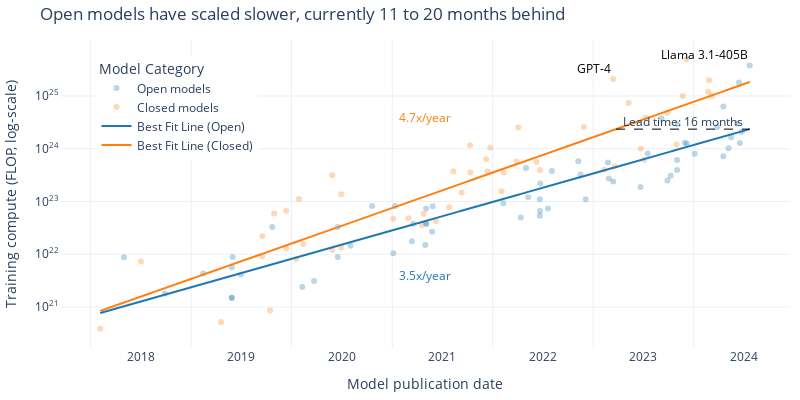

The notebook cell this image was saved under:
### Markdown cell above
## Plot predictions

### Code cell
# Graph of the different model fits using plotly

model = 'simple'  # ['simple', 'kinked']
colors = {'open': '#1f77b4', 'closed': '#ff7f0e'}  # Using default plotly colors

# Parameters for the simple model
kink_count = 0
same_intercepts = (False,)
same_slopes = (False,)

def plot_model(df, model_type, kink_count=1, verbose=False):
    if model_type == 'simple':
        fit_result = fit_n_phase_exponential(df, 0, same_intercepts, same_slopes)
    else:
        fit_result = fit_n_phase_exponential(df, kink_count, allow_discontinuities, same_intercepts, same_slopes)

    df_open = df[df['category'] == 'Open']
    df_closed = df[df['category'] == 'Closed']

    fig = go.Figure()

    # Plot the original data points
    fig.add_trace(go.Scatter(
        x=df_open['date'], y=df_open['log_flop'],
        mode='markers', name='Open models',
        marker=dict(color=colors['open'], opacity=0.3)
    ))
    fig.add_trace(go.Scatter(
        x=df_closed['date'], y=df_closed['log_flop'],
        mode='markers', name='Closed models',
        marker=dict(color=colors['closed'], opacity=0.3)
    ))

    # Plot the fit lines
    date_grid = pd.date_range(start=df['date'].min(), end=df['date'].max(), freq='D')
    log_flop_open = fit_result.predict(pd.Series(date_grid), pd.Series(['Open'] * len(date_grid)))
    log_flop_closed = fit_result.predict(pd.Series(date_grid), pd.Series(['Closed'] * len(date_grid)))
    
    fig.add_trace(go.Scatter(
        x=date_grid, y=log_flop_open,
        mode='lines', name='Best Fit Line (Open)',
        line=dict(color=colors['open'])
    ))
    fig.add_trace(go.Scatter(
        x=date_grid, y=log_flop_closed,
        mode='lines', name='Best Fit Line (Closed)',
        line=dict(color=colors['closed'])
    ))

    # Add slope labels
    points = [df['date'].min()] + fit_result.break_points_dt + [df['date'].max()]
    for i in range(len(points) - 1):
        for category in ['open', 'closed']:
            mid = points[i] + (points[i+1] - points[i]) / 2
            y = fit_result.predict(pd.Series([mid]), pd.Series([category]))[0]
            fig.add_annotation(
                x=mid, y=y + 1.5 * (1 if category == 'closed' else -1),
                text=f'{10**fit_result.oom_year_slopes[category][i]:0.1f}x/year',
                showarrow=False,
                font=dict(size=12, color=colors[category])
            )

    # Plot horizontal line segment showing the lead time
    lead_time_years = calculate_lead_time(df, fit_result)
    end_date = df['date'].max()
    start_date = end_date - pd.DateOffset(days=int(lead_time_years * 365.25))
    y_value = fit_result.predict(pd.Series([end_date]), pd.Series(['Open']))[0]
    fig.add_shape(
        type="line",
        x0=start_date, y0=y_value, x1=end_date, y1=y_value,
        line=dict(color="black", width=1, dash="dash")
    )
    fig.add_annotation(
        x=(start_date + (end_date - start_date) * 0.5), y=y_value+0.15,
        text=f'Lead time: {lead_time_years*12:.0f} months',
        showarrow=False,
    )

    # Annotate some key models with text
    key_models = ['GPT-4', 'Llama 3.1-405B']
    for model_name in key_models:
        model_row = df_filtered[df_filtered['System'] == model_name]
        fig.add_annotation(
            x=model_row['date'].iloc[0], y=model_row['log_flop'].iloc[0],
            text=model_name,
            showarrow=False,
            font=dict(size=12, color='black'),
            xanchor='right', yanchor='bottom'
        )

    # Update layout
    fig.update_layout(
        template='plotly_white',
        width=800,
        height=400,
        title='Compute trends for open and closed models',
        xaxis_title='Model publication date',
        yaxis_title='Training compute (FLOP, log-scale)',
        legend_title='Model Category',
        legend=dict(
            x=0.05,
            y=0.95
        ),
        margin=dict(l=10, r=10, t=40, b=10),
        xaxis=dict(
            tickformat='%Y',
            dtick='M12',
        ),
        yaxis=dict(
            tickmode='array',
            tickvals=list(range(int(df['log_flop'].min()), int(df['log_flop'].max())+1)),
            ticktext=[f'10<sup>{i}</sup>' for i in range(int(df['log_flop'].min()), int(df['log_flop'].max())+1)]
        )
    )

    fname = f'compute_regression_{model_selection}_frontier={frontier_selection}_top{top_n}_cutoff={cutoff_date}_{model_type}_kinks={kink_count}'
    # save_plot(fig, results_dir, fname)

    fig.show()

plot_model(df_filtered, model, kink_count, verbose=False)

### Figure 1 — Plotly figure (JSON) as saved in the notebook; plotly's stock layout.template omitted (floating-point values rounded to 4 significant figures; data arrays with more than 128 entries replaced by an {"elided": "..."} marker saying what was removed)
{"data": [{"marker": {"color": "#1f77b4", "opacity": 0.3}, "mode": "markers", "name": "Open models", "type": "scatter", "x": ["2018-05-02T00:00:00", "2018-09-28T00:00:00", "2019-02-14T00:00:00", "2019-05-29T00:00:00", "2019-05-29T00:00:00", "2019-05-29T00:00:00", "2019-06-01T00:00:00", "2019-07-01T00:00:00", "2019-10-23T00:00:00", "2020-02-09T00:00:00", "2020-03-23T00:00:00", "2020-06-17T00:00:00", "2020-06-17T00:00:00", "2020-08-02T00:00:00", "2020-10-20T00:00:00", "2021-01-05T00:00:00", "2021-01-11T00:00:00", "2021-03-13T00:00:00", "2021-03-18T00:00:00", "2021-05-01T00:00:00", "2021-05-04T00:00:00", "2021-05-04T00:00:00", "2021-05-04T00:00:00", "2021-05-26T00:00:00", "2021-05-28T00:00:00", "2022-02-09T00:00:00", "2022-04-13T00:00:00", "2022-05-02T00:00:00", "2022-05-10T00:00:00", "2022-06-21T00:00:00", "2022-06-21T00:00:00", "2022-06-22T00:00:00", "2022-06-23T00:00:00", "2022-07-21T00:00:00", "2022-08-04T00:00:00", "2022-11-08T00:00:00", "2022-11-16T00:00:00", "2022-12-05T00:00:00", "2023-02-24T00:00:00", "2023-02-27T00:00:00", "2023-03-15T00:00:00", "2023-06-22T00:00:00", "2023-07-18T00:00:00", "2023-09-06T00:00:00", "2023-09-28T00:00:00", "2023-10-10T00:00:00", "2023-11-02T00:00:00", "2023-11-02T00:00:00", "2023-11-04T00:00:00", "2023-11-30T00:00:00", "2023-12-08T00:00:00", "2024-01-05T00:00:00", "2024-03-27T00:00:00", "2024-04-18T00:00:00", "2024-04-18T00:00:00", "2024-05-07T00:00:00", "2024-05-16T00:00:00", "2024-06-07T00:00:00", "2024-06-14T00:00:00", "2024-06-17T00:00:00", "2024-06-24T00:00:00", "2024-07-23T00:00:00"], "y": [21.94, 21.26, 21.63, 21.76, 21.18, 21.18, 21.95, 21.62, 22.52, 21.38, 21.49, 22.52, 21.95, 22.16, 22.91, 22.02, 22.91, 22.25, 22.58, 22.18, 22.57, 22.59, 22.87, 22.43, 22.91, 22.97, 22.7, 23.63, 23.08, 22.73, 23.04, 22.82, 23.34, 22.87, 23.58, 23.76, 23.51, 23.04, 23.74, 23.44, 23.38, 23.28, 23.91, 24.58, 23.4, 23.49, 23.6, 23.79, 24.46, 24.11, 24.1, 23.91, 24.41, 23.86, 24.8, 24.01, 24.22, 24.48, 25.26, 24.11, 24.32, 25.58]}, {"marker": {"color": "#ff7f0e", "opacity": 0.3}, "mode": "markers", "name": "Closed models", "type": "scatter", "x": ["2018-02-05T00:00:00", "2018-07-03T00:00:00", "2019-04-20T00:00:00", "2019-09-17T00:00:00", "2019-09-17T00:00:00", "2019-10-15T00:00:00", "2019-10-30T00:00:00", "2019-12-13T00:00:00", "2019-12-13T00:00:00", "2020-01-19T00:00:00", "2020-01-28T00:00:00", "2020-02-13T00:00:00", "2020-05-28T00:00:00", "2020-05-28T00:00:00", "2020-06-30T00:00:00", "2020-06-30T00:00:00", "2021-01-05T00:00:00", "2021-03-01T00:00:00", "2021-04-19T00:00:00", "2021-04-25T00:00:00", "2021-06-09T00:00:00", "2021-07-27T00:00:00", "2021-08-11T00:00:00", "2021-09-10T00:00:00", "2021-10-11T00:00:00", "2021-10-12T00:00:00", "2021-12-08T00:00:00", "2021-12-13T00:00:00", "2021-12-23T00:00:00", "2022-02-02T00:00:00", "2022-02-10T00:00:00", "2022-03-29T00:00:00", "2022-04-04T00:00:00", "2022-06-09T00:00:00", "2022-06-22T00:00:00", "2022-11-28T00:00:00", "2023-02-10T00:00:00", "2023-03-15T00:00:00", "2023-03-20T00:00:00", "2023-05-10T00:00:00", "2023-06-23T00:00:00", "2023-07-06T00:00:00", "2023-07-11T00:00:00", "2023-09-28T00:00:00", "2023-10-31T00:00:00", "2023-11-22T00:00:00", "2023-12-06T00:00:00", "2024-02-23T00:00:00", "2024-02-26T00:00:00", "2024-03-07T00:00:00"], "y": [20.59, 21.86, 20.72, 21.96, 22.34, 20.93, 22.77, 22.83, 22.11, 21.91, 23.05, 22.2, 22.08, 23.5, 22.12, 23.14, 22.67, 22.68, 22.56, 22.77, 22.63, 22.89, 23.57, 23.17, 24.07, 23.55, 23.8, 23.57, 24.02, 23.2, 23.55, 23.76, 24.4, 23.75, 23.6, 24.41, 23.6, 25.32, 23.67, 24.87, 24.0, 23.79, 24.59, 24.68, 24.08, 25.0, 25.7, 25.08, 25.3, 25.0]}, {"line": {"color": "#1f77b4"}, "mode": "lines", "name": "Best Fit Line (Open)", "type": "scatter", "x": {"elided": "2361 str values"}, "y": {"elided": "2361 float values"}}, {"line": {"color": "#ff7f0e"}, "mode": "lines", "name": "Best Fit Line (Closed)", "type": "scatter", "x": {"elided": "2361 str values"}, "y": {"elided": "2361 float values"}}], "layout": {"annotations": [{"font": {"color": "#1f77b4", "size": 12}, "showarrow": false, "text": "3.5x/year", "x": "2021-04-30T00:00:00", "y": 21.6}, {"font": {"color": "#ff7f0e", "size": 12}, "showarrow": false, "text": "4.7x/year", "x": "2021-04-30T00:00:00", "y": 24.6}, {"showarrow": false, "text": "Lead time: 16 months", "x": "2023-11-23T00:00:00", "y": 24.52}, {"font": {"color": "black", "size": 12}, "showarrow": false, "text": "GPT-4", "x": "2023-03-15T00:00:00", "xanchor": "right", "y": 25.32, "yanchor": "bottom"}, {"font": {"color": "black", "size": 12}, "showarrow": false, "text": "Llama 3.1-405B", "x": "2024-07-23T00:00:00", "xanchor": "right", "y": 25.58, "yanchor": "bottom"}], "height": 400, "legend": {"title": {"text": "Model Category"}, "x": 0.05, "y": 0.95}, "margin": {"b": 10, "l": 10, "r": 10, "t": 40}, "shapes": [{"line": {"color": "black", "dash": "dash", "width": 1}, "type": "line", "x0": "2023-03-25T00:00:00", "x1": "2024-07-23T00:00:00", "y0": 24.37, "y1": 24.37}], "title": {"text": "Open models have scaled slower, currently 11 to 20 months behind"}, "width": 800, "xaxis": {"dtick": "M12", "tickformat": "%Y", "ticklabelmode": "period", "title": {"text": "Model publication date"}}, "yaxis": {"tickmode": "array", "ticktext": ["10<sup>20</sup>", "10<sup>21</sup>", "10<sup>22</sup>", "10<sup>23</sup>", "10<sup>24</sup>", "10<sup>25</sup>"], "tickvals": [20, 21, 22, 23, 24, 25], "title": {"text": "Training compute (FLOP, log-scale)"}}}}
